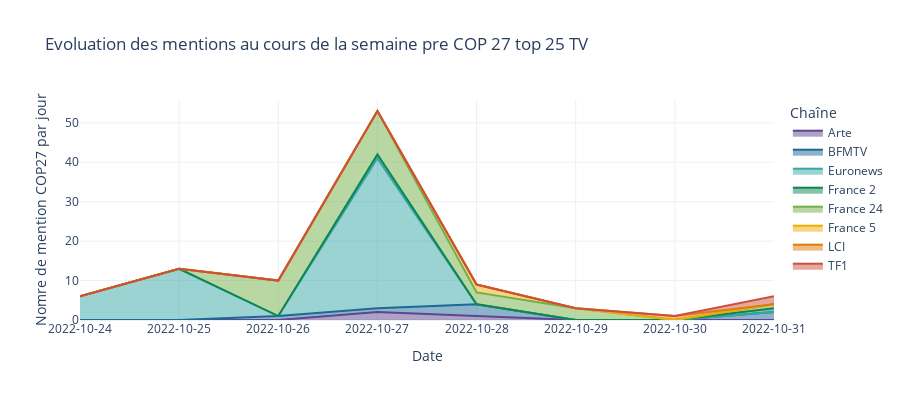

The cell this chart's notebook holds for it:
### Markdown cell above
# Mention au cours du temps

### Code cell
data_top_25_tv = data[data.channel_name.isin(TOP_CHANNELS_TV)]
data_gb = data_top_25_tv.groupby(['channel_name', data_top_25_tv['date'].dt.date]).count()['text'].reset_index()
data_gb.columns = ['Chaîne', 'Date', 'Nombre de mention']
fig = px.area(
    data_gb,
    x = "Date", y = 'Nombre de mention',color = "Chaîne",
    category_orders={"TIME":data_gb["Date"].unique()},
    title = "Evoluation des mentions au cours de la semaine pre COP 27 top 25 TV", height = 400,
)
fig.update_layout( xaxis=dict(type="category", categoryorder='category ascending'),
                     yaxis_title='Nomre de mention COP27 par jour')
fig.show()

### Figure 1 — Plotly figure (JSON) as saved in the notebook; plotly's stock layout.template omitted (floating-point values rounded to 4 significant figures)
{"data": [{"fillpattern": {"shape": ""}, "hovertemplate": "Chaîne=Arte<br>Date=%{x}<br>Nombre de mention=%{y}<extra></extra>", "legendgroup": "Arte", "line": {"color": "rgb(95, 70, 144)"}, "marker": {"symbol": "circle"}, "mode": "lines", "name": "Arte", "orientation": "v", "showlegend": true, "stackgroup": "1", "x": ["2022-10-27", "2022-10-28"], "xaxis": "x", "y": [2, 1], "yaxis": "y", "type": "scatter"}, {"fillpattern": {"shape": ""}, "hovertemplate": "Chaîne=BFMTV<br>Date=%{x}<br>Nombre de mention=%{y}<extra></extra>", "legendgroup": "BFMTV", "line": {"color": "rgb(29, 105, 150)"}, "marker": {"symbol": "circle"}, "mode": "lines", "name": "BFMTV", "orientation": "v", "showlegend": true, "stackgroup": "1", "x": ["2022-10-26", "2022-10-27", "2022-10-28", "2022-10-31"], "xaxis": "x", "y": [1, 1, 3, 2], "yaxis": "y", "type": "scatter"}, {"fillpattern": {"shape": ""}, "hovertemplate": "Chaîne=Euronews<br>Date=%{x}<br>Nombre de mention=%{y}<extra></extra>", "legendgroup": "Euronews", "line": {"color": "rgb(56, 166, 165)"}, "marker": {"symbol": "circle"}, "mode": "lines", "name": "Euronews", "orientation": "v", "showlegend": true, "stackgroup": "1", "x": ["2022-10-24", "2022-10-25", "2022-10-27"], "xaxis": "x", "y": [6, 13, 38], "yaxis": "y", "type": "scatter"}, {"fillpattern": {"shape": ""}, "hovertemplate": "Chaîne=France 2<br>Date=%{x}<br>Nombre de mention=%{y}<extra></extra>", "legendgroup": "France 2", "line": {"color": "rgb(15, 133, 84)"}, "marker": {"symbol": "circle"}, "mode": "lines", "name": "France 2", "orientation": "v", "showlegend": true, "stackgroup": "1", "x": ["2022-10-27", "2022-10-31"], "xaxis": "x", "y": [1, 1], "yaxis": "y", "type": "scatter"}, {"fillpattern": {"shape": ""}, "hovertemplate": "Chaîne=France 24<br>Date=%{x}<br>Nombre de mention=%{y}<extra></extra>", "legendgroup": "France 24", "line": {"color": "rgb(115, 175, 72)"}, "marker": {"symbol": "circle"}, "mode": "lines", "name": "France 24", "orientation": "v", "showlegend": true, "stackgroup": "1", "x": ["2022-10-26", "2022-10-27", "2022-10-28", "2022-10-29", "2022-10-31"], "xaxis": "x", "y": [9, 11, 3, 3, 1], "yaxis": "y", "type": "scatter"}, {"fillpattern": {"shape": ""}, "hovertemplate": "Chaîne=France 5<br>Date=%{x}<br>Nombre de mention=%{y}<extra></extra>", "legendgroup": "France 5", "line": {"color": "rgb(237, 173, 8)"}, "marker": {"symbol": "circle"}, "mode": "lines", "name": "France 5", "orientation": "v", "showlegend": true, "stackgroup": "1", "x": ["2022-10-28"], "xaxis": "x", "y": [2], "yaxis": "y", "type": "scatter"}, {"fillpattern": {"shape": ""}, "hovertemplate": "Chaîne=LCI<br>Date=%{x}<br>Nombre de mention=%{y}<extra></extra>", "legendgroup": "LCI", "line": {"color": "rgb(225, 124, 5)"}, "marker": {"symbol": "circle"}, "mode": "lines", "name": "LCI", "orientation": "v", "showlegend": true, "stackgroup": "1", "x": ["2022-10-30"], "xaxis": "x", "y": [1], "yaxis": "y", "type": "scatter"}, {"fillpattern": {"shape": ""}, "hovertemplate": "Chaîne=TF1<br>Date=%{x}<br>Nombre de mention=%{y}<extra></extra>", "legendgroup": "TF1", "line": {"color": "rgb(204, 80, 62)"}, "marker": {"symbol": "circle"}, "mode": "lines", "name": "TF1", "orientation": "v", "showlegend": true, "stackgroup": "1", "x": ["2022-10-31"], "xaxis": "x", "y": [2], "yaxis": "y", "type": "scatter"}], "layout": {"xaxis": {"anchor": "y", "domain": [0, 1], "title": {"text": "Date"}, "type": "category", "categoryorder": "category ascending"}, "yaxis": {"anchor": "x", "domain": [0, 1], "title": {"text": "Nomre de mention COP27 par jour"}}, "legend": {"title": {"text": "Chaîne"}, "tracegroupgap": 0}, "title": {"text": "Evoluation des mentions au cours de la semaine pre COP 27 top 25 TV"}, "height": 400}}
